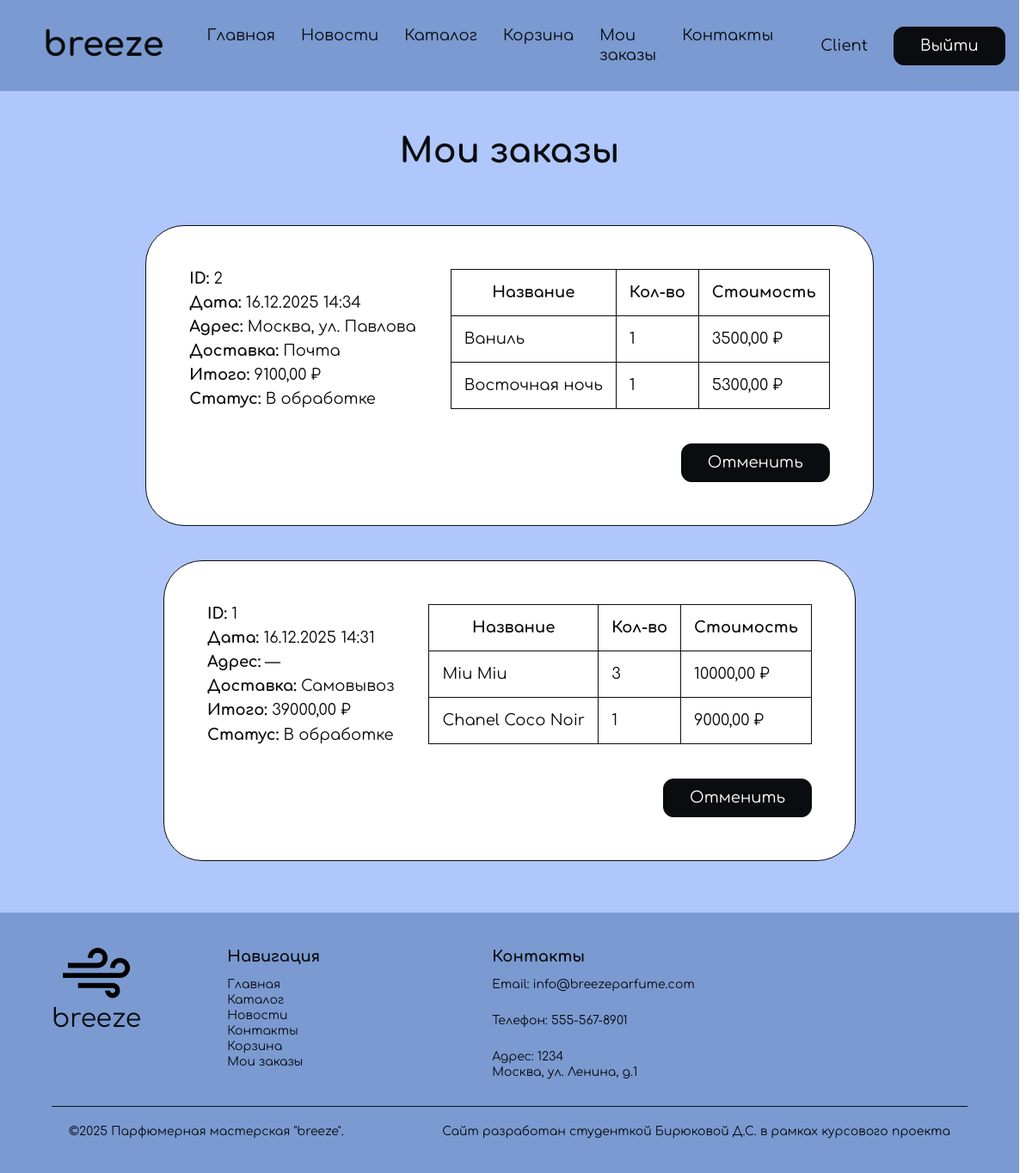
The app's page /orders/my/ (signed in), older data.
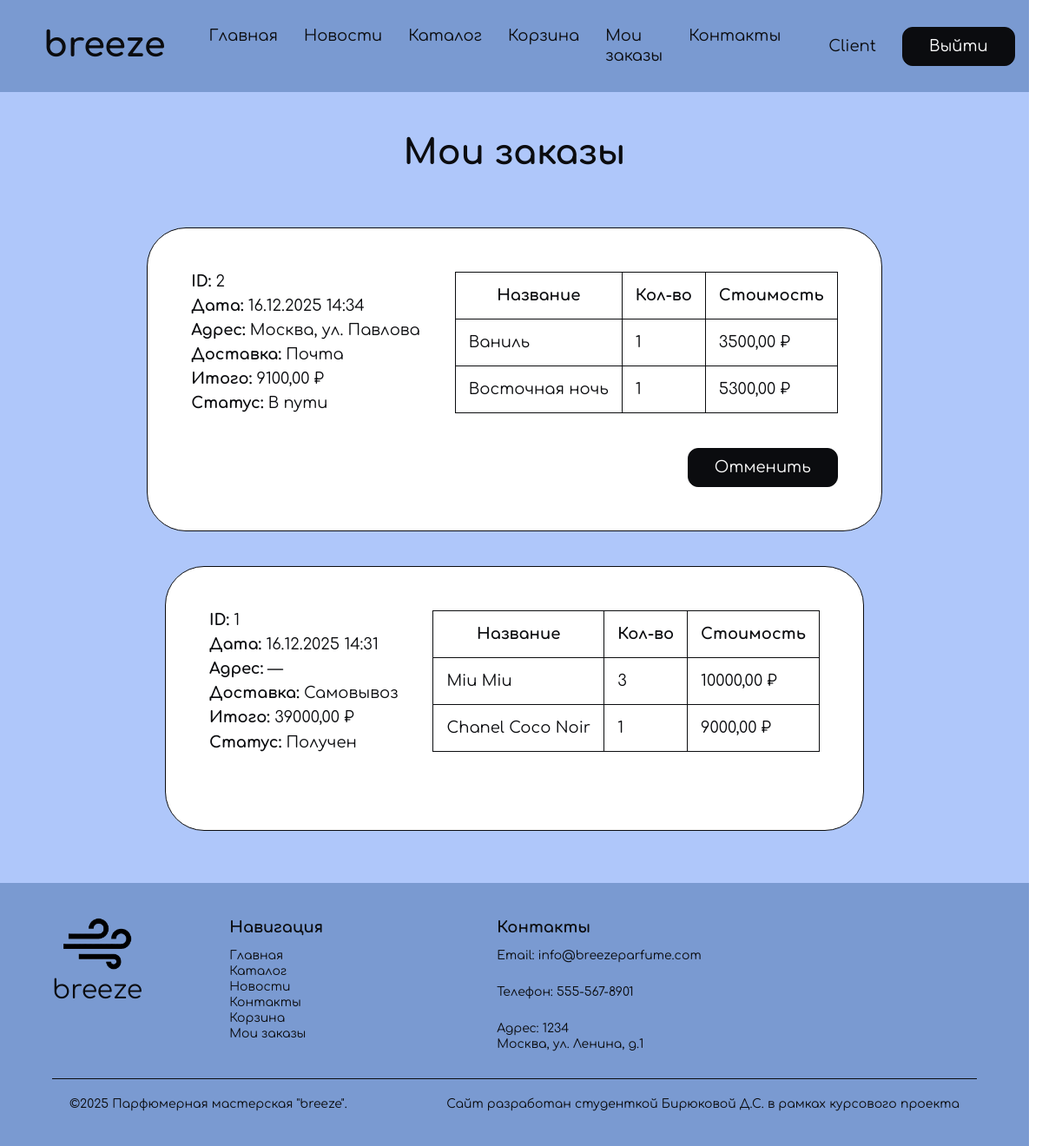
The same page, newer data.
### shop/models.py (models this page shows, shortened)
class Order(models.Model):
    STATUS_CHOICES = [
        ('processing', 'В обработке'),
        ('on_the_way', 'В пути'),
        ('completed', 'Получен'),
        ('cancelled', 'Отменён'),
    ]
    DELIVERY_CHOICES = [
        ('courier', 'Курьер'),
        ('mail', 'Почта'),
        ('pickup', 'Самовывоз'),
    ]
    user = models.ForeignKey(User, null=True, blank=True, on_delete=models.SET_NULL, related_name='orders')
    created_at = models.DateTimeField(auto_now_add=True)
    address = models.TextField(blank=True)  # может быть пуст для самовывоза
    payment_method = models.CharField(max_length=50, default='card')  # можно расширить
    delivery_type = models.CharField(max_length=20, choices=DELIVERY_CHOICES, default='pickup')
    delivery_cost = models.DecimalField(max_digits=8, decimal_places=2, default=Decimal('0.00'))
    total = models.DecimalField(max_digits=12, decimal_places=2, default=Decimal('0.00'))
    status = models.CharField(max_length=20, choices=STATUS_CHOICES, default='processing')

### shop/views.py (the view)
# urls.py: path('orders/my/', views.my_orders_view, name='my_orders'),
@login_required
def my_orders_view(request):
    orders = Order.objects.filter(user=request.user).order_by('-created_at')
    created = request.GET.get('created')  # если пришёл ?created=1 — покажем модалку
    return render(request, 'shop/my_orders.html', {'orders': orders, 'created': created})

### accounts/context_processors.py (called while the page is built)
def user_role_flags(request):
    user = request.user
    is_manager = False
    is_client = False
    if user.is_authenticated:
        try:
            role = getattr(user, 'profile', None) and user.profile.role
        except Exception:
            role = None
        is_manager = user.is_superuser or (role == 'manager')
        is_client = (role == 'client') or (not user.is_superuser and role != 'manager')
    return {
        'is_manager': is_manager,
        'is_client': is_client,
    }

### shop/templates/shop/my_orders.html (shortened to what this page needs)
{% extends 'shop/base.html' %}
{% load static %}
{% block content %}
<main class="content">
  <section class="section container section-blue">
    <header class="section__header header-center">
      <h1 class="section__title h2">Мои заказы</h1>
    </header>
    <div class="section__body">
      <div class="orders">
        {% if orders %}
          {% for order in orders %}
            <div class="order">
              <div class="order__info-card">
                <div><strong>ID:</strong> {{ order.id }}</div>
                <div><strong>Дата:</strong> {{ order.created_at|date:"d.m.Y H:i" }}</div>
                <div><strong>Адрес:</strong> {{ order.address|default:"—" }}</div>
                <div><strong>Доставка:</strong> {{ order.get_delivery_type_display }}</div>
                <div><strong>Итого:</strong> {{ order.total }} ₽</div>
                <div><strong>Статус:</strong> {{ order.get_status_display }}</div>
              </div>
              <div class="order__info-content">
                  <div class="order__info-products">
                    <table>
                      <thead>
                        <tr><th>Название</th><th>Кол-во</th><th>Стоимость</th></tr>
                      </thead>
                      <tbody>
                        {% for item in order.items.all %}
                          <tr>
                            <td>{{ item.name }}</td>
                            <td>{{ item.quantity }}</td>
                            <td>{{ item.price }} ₽</td>
                          </tr>
                        {% empty %}
                          <tr><td colspan="3">Нет товаров</td></tr>
                        {% endfor %}
                      </tbody>
                    </table>
                  </div>
                  <div class="order__interactive">
                    {% if order.status != 'completed' and order.status != 'cancelled' %}
                      <form method="post" action="{% url 'shop:order_cancel' order.id %}">
                        <button class="button button-delete" type="submit">Отменить</button>
                      </form>
                    {% endif %}
                  </div>
              </div>
            </div>
          {% endfor %}
        {% else %}
          <p>У вас пока нет заказов.</p>
        {% endif %}
      </div>
    </div>
  </section>
</main>
{% endblock %}

Row changes from the older to the newer data that the page shows:
changed Order "Москва, ул. Павлова": status "В обработке" → "В пути"
changed Order "Самовывоз": status "В обработке" → "Получен"; no longer shows "Отменить"
